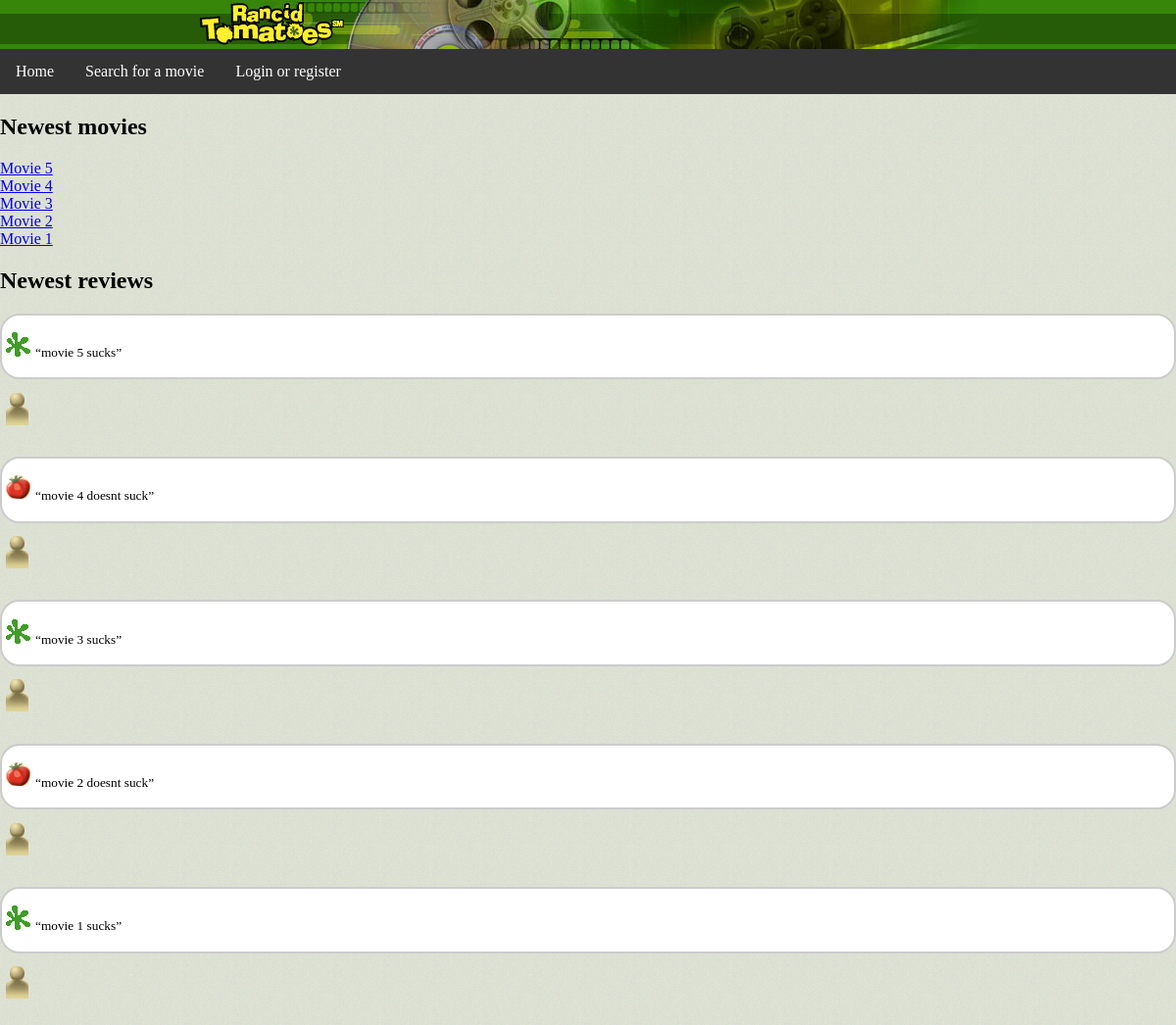
The page / on the database its author committed.
### tables this page shows
CREATE TABLE IF NOT EXISTS movies(
    id int AUTO_INCREMENT, 
    dateAdded datetime,
    movieTitle varchar(255),
    yearReleased varchar(255),
    director varchar(255),
    rating int,
    runtime int,
    boxOffice int,
    imageLocation varchar(255),
    PRIMARY KEY (`id`)
);

CREATE TABLE IF NOT EXISTS reviews (
    id int AUTO_INCREMENT,
    dateAdded datetime,
    username varChar(255),
    firstname varChar(255),
    lastname varChar(255),
    publication varChar(255),
    reviewText varChar(255),
    reviewRating varChar(255),
    movieTitle varChar(255),
    PRIMARY KEY (`id`)
);

### DatabaseAdaptor.php (called while the page is built, shortened)
<?php
class DatabaseAdaptor {
	private $DB;
	public function __construct() {
		$db = 'mysql:dbname=Rancid;host=127.0.0.1';
		$user = 'root';
		$password = 'projectok';
		try {
			$this->DB = new PDO ( $db, $user, $password );
			$this->DB->setAttribute ( PDO::ATTR_ERRMODE, PDO::ERRMODE_EXCEPTION );
		} catch ( PDOException $e ) {
			die($e);
			exit ();
		}
	}
       public function getLatestMovies() {
       	$stmt = $this->DB->prepare("SELECT * FROM movies ORDER BY id DESC LIMIT 10");
       	$stmt->execute();
       	return $stmt->fetchAll(PDO::FETCH_ASSOC);
       }
       public function getLatestReviews() {
       	$stmt = $this->DB->prepare("SELECT * FROM reviews ORDER BY id DESC LIMIT 10");
       	$stmt->execute();
       	return $stmt->fetchAll(PDO::FETCH_ASSOC);
       }
}
$myDatabaseFunctions = new DatabaseAdaptor ();
?>

### controller.php (the view, shortened to what this page needs)
<?php
require './DatabaseAdaptor.php';
function getNewestMovies() {
	global $myDatabaseFunctions;
	$movies = $myDatabaseFunctions->getLatestMovies();
	$str = "";
	foreach ($movies as $movie) {
		$str .= '<a href="reviewPage.php?movieTitle=' . $movie['movieTitle'] . '">' . $movie['movieTitle'] . '</a><br>';
	}
	return $str;
}
function getNewestReviews() {
	global $myDatabaseFunctions;
	$reviews = $myDatabaseFunctions->getLatestReviews();
	$str = "";
	foreach ($reviews as $review) {
		$str .= '<div class="review">' .
                    '<div class="review_text">' .
                        '<p>';
        if ($review['reviewRating'] == 'f') {
        	$str .= '<img src="./images/fresh.gif" alt="Fresh" />';
        } else {
        	$str .= '<img src="./images/rotten.gif" alt="Rotten" />';
        }
        $str .= '<q>' . $review['reviewText'] . '</q>' .
                '</p></div><div class="reviewer_name"><p>' .
                    '<img src="images/critic.gif" alt="critic" />' . $review['firstname'] . ' ' . $review['lastname'] . '<br>'
                    .  '<span class="reviewer_publication">' . $review['publication'] . '</span> <br>' .
               '<p></div></div>';
	}
	return $str;
}
?>

### index.php (shortened to what this page needs)
<!DOCTYPE HTML>
<html>
<head>
    <link rel="stylesheet" href="movie.css">
    <?php require_once("controller.php"); ?>
</head>
<body>
	<div class="banner_background">
    <div class="banner">
        <img src="images/rancidbanner.png" alt="Rancid Tomatoes">
    </div>
	</div>
	<ul id='navbarUL'>
		<li class='navbarItem'><a href="index.php">Home</a></li>
        <li class='navbarItem'><a href="search.php">Search for a movie</a></li>
		<?php
			if (isset ( $_SESSION ["user"] )) {
		?>
			<li class='navbarItem'><a href="newReview.php">Add new review</a></li>
            <li class='navbarItem'><a href="newMovie.php">Add new movie</a></li>
            <li class='navbarItem'><a href="logout.php">Logout</a></li>
		<?php
			} else {
		?>
			<li class='navbarItem'><a href="login.php">Login or register</a></li>
		<?php
			}
		?>
	</ul>
	<h2>Newest movies</h2>
		<?= getNewestMovies() ?>
	<h2>Newest reviews</h2>
		<?= getNewestReviews() ?>
</body>
</html>

### movie.css (style rules this page uses)
html, body { background-image:url("images/moviebg.png"); margin:0px; padding:0px; height:100%; }
.banner_background { background-image:url("images/rancidbannerbg.png"); padding:0px; margin:0px; clear:both; }
.banner { padding:0px; margin:0px; }
.banner img { display:block; margin:auto; }
.reviewer_name { font-size:10pt; display:inline; }
.review { padding-bottom:20px; }
.review_text { font-size:10pt; background-color:#FFFFFF; padding:4px; border-radius:20px; border:2px solid #CCCCCC; }
.review_text img { padding-right:5px; }
.reviewer_name img { float:left; }
#navbarUL { list-style-type: none; margin: 0; padding: 0; overflow: hidden; background-color: #333; }
.navbarItem { float: left; }
.navbarItem a { display: inline-block; color: white; text-align: center; padding: 14px 16px; text-decoration: none; }

### rows shown on the page
movies: movieTitle "Movie 5"
movies: movieTitle "Movie 4"
movies: movieTitle "Movie 3"
movies: movieTitle "Movie 2"
movies: movieTitle "Movie 1"
reviews: reviewText "movie 5 sucks"
reviews: reviewText "movie 4 doesnt suck"
reviews: reviewText "movie 3 sucks"
reviews: reviewText "movie 2 doesnt suck"
reviews: reviewText "movie 1 sucks"
